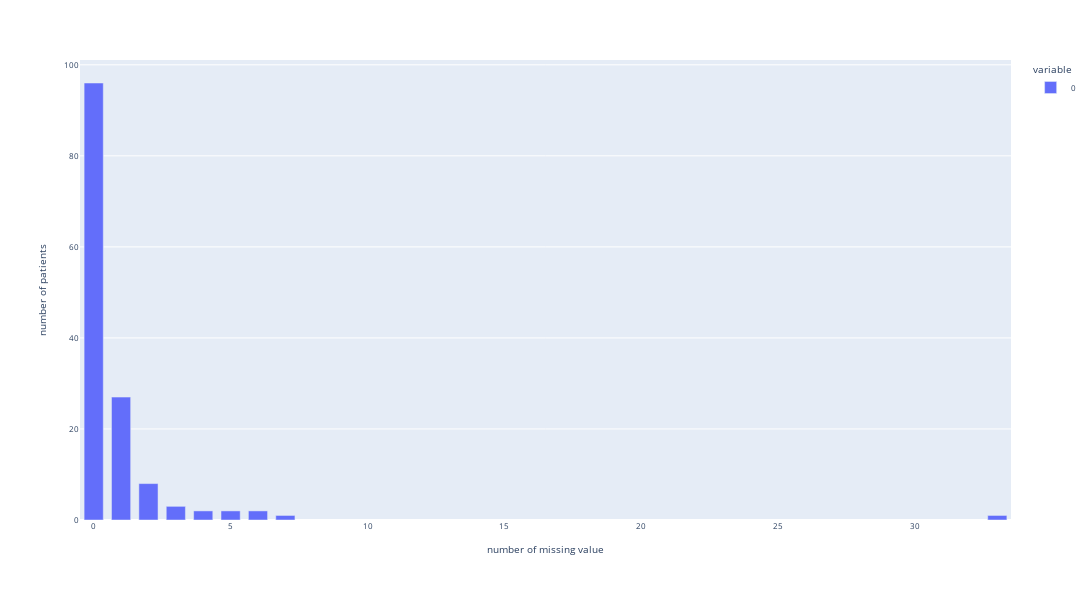

The notebook cell this image was saved under:
### Code cell
get_plot_na(df_stroke_v1, 1)

### Figure 1 — Plotly figure (JSON) as saved in the notebook; plotly's stock layout.template omitted (floating-point values rounded to 4 significant figures)
{"data": [{"alignmentgroup": "True", "hovertemplate": "variable=0<br>number of missing value=%{x}<br>number of patients=%{y}<extra></extra>", "legendgroup": "0", "marker": {"color": "#636efa", "pattern": {"shape": ""}}, "name": "0", "offsetgroup": "0", "orientation": "v", "showlegend": true, "textposition": "auto", "type": "bar", "x": [0, 1, 2, 3, 4, 5, 6, 7, 33], "xaxis": "x", "y": [96, 27, 8, 3, 2, 2, 2, 1, 1], "yaxis": "y"}], "layout": {"bargap": 0.3, "barmode": "relative", "font": {"size": 8}, "height": 600, "legend": {"title": {"text": "variable"}, "tracegroupgap": 0}, "margin": {"t": 60}, "width": 2000, "xaxis": {"anchor": "y", "domain": [0, 1], "title": {"text": "number of missing value"}}, "yaxis": {"anchor": "x", "domain": [0, 1], "title": {"text": "number of patients"}}}}
